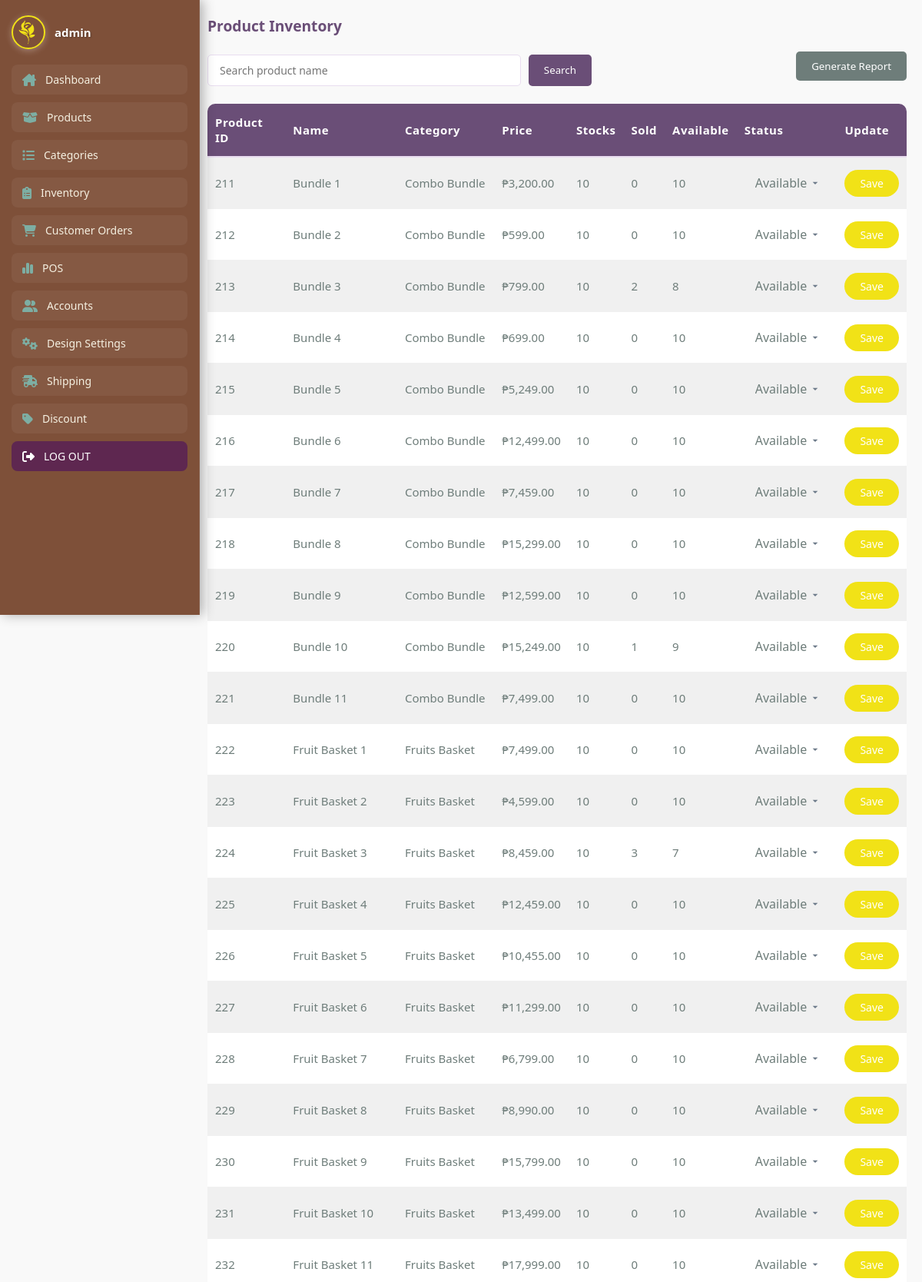
Page /php/product-inventory.php (upper part) on the committed database.
### tables this page shows
CREATE TABLE `product` (
  `id` int(11) NOT NULL,
  `name` varchar(255) NOT NULL,
  `image` varchar(255) NOT NULL,
  `category` varchar(255) NOT NULL,
  `qty` int(11) NOT NULL,
  `price` varchar(255) DEFAULT NULL,
  `category_id` int(11) DEFAULT NULL,
  `status` varchar(50) DEFAULT 'Available',
  `total_sold` int(11) DEFAULT 0,
  `available_stocks` int(11) DEFAULT 0
);

### php/product-inventory.php (the view, shortened to what this page needs)
<?php
include('admin-nav.php');
require 'connection.php';
$search = isset($_GET['searchProductName']) ? mysqli_real_escape_string($conn, $_GET['searchProductName']) : '';
$searchQuery = $search ? "WHERE name LIKE '%$search%'" : "";
$query = "
    SELECT p.*,
           IFNULL((SELECT SUM(oi.quantity) FROM order_items oi WHERE oi.product_name = p.name), 0) AS total_sold
    FROM product p
    $searchQuery
";
$result = mysqli_query($conn, $query);
?>
<!DOCTYPE html>
<html lang="en">
<head>
    <link rel="stylesheet" type="text/css" href="../css/product-inventory.css">
</head>
<body>
<div class="main-container">
    <div class="content-wrapper">
    <div class="all">
    <h1 class="text1">Product Inventory</h1>
    <div class="table-controls">
        <form method="GET" class="search-form">
            <input type="text" name="searchProductName" placeholder="Search product name" value="<?= htmlspecialchars($search) ?>" />
            <button class="btnSearch" type="submit">
                Search
            </button>
        </form>
        <button class="report-btn" onclick="window.location.href='inventory-report.php'">Generate Report</button>
    </div>
        <table cellspacing="0" cellpadding="10" class="viewTable">
            <tr>
                <th>Product ID</th>
                <th>Name</th>
                <th>Category</th>
                <th>Price</th>
                <th>Stocks</th>
                <th>Sold</th>
                <th>Available</th>
                <th>Status</th>
                <th>Update</th>
            </tr>
            <?php while ($row = mysqli_fetch_assoc($result)):
                $sold = $row['total_sold'];
                $stock = $row['qty'];
                $available = max(0, $stock - $sold);
            ?>
            <tr>
                <td><?= $row['id'] ?></td>
                <td><?= htmlspecialchars($row['name']) ?></td>
                <td><?= htmlspecialchars($row['category']) ?></td>
                <td>₱<?= number_format($row['price'], 2) ?></td>
                <td><?= $stock ?></td>
                <td><?= $sold ?></td>
                <td><?= $available ?></td>
                <td>
                    <form method="POST" style="display:flex;">
                        <select name="status" class="select-status">
                            <option value="Available" <?= $row['status'] == 'Available' ? 'selected' : '' ?>>Available</option>
                        </select>
                </td>
                <td><button class="blockbtn" type="submit">Save</button></form></td>
            </tr>
            <?php endwhile; ?>
        </table>
    </div>
    </div>
</body>
</html>

### php/admin-nav.php (shortened to what this page needs)
<?php
require 'connection.php';
if (isset($_GET["newUsername"])) {
    $newAdminName = $_GET["newUsername"];
} else {
    if (isset($_SESSION['adminUsername'])) {
        $newAdminName = $_SESSION['adminUsername'];
    } else {
        $result = mysqli_query($conn, "SELECT username FROM admin WHERE email = 'admin@gmail.com'");
        if ($result && $row = mysqli_fetch_assoc($result)) {
            $newAdminName = $row['username'];
        } else {
            $newAdminName = "ADMIN";
        }
    }
}
$result = mysqli_query($conn, "SELECT image FROM admin WHERE username = '$newAdminName'");
if ($result && $row = mysqli_fetch_assoc($result)) {
    $profile_picture = $row['image'];
} else {
    $profile_picture = "default_image.jpg";
}
?>
<!DOCTYPE html>
<html lang="en">
<head>
    <link rel="stylesheet" href="../css/admin-nav.css">
    <link rel="stylesheet" href="https://cdnjs.cloudflare.com/ajax/libs/font-awesome/6.4.2/css/all.min.css" />
</head>
<body>
<div class="sidebar">
  <div class="sidebar-content">
    <a href="admin-account.php?newUsername=<?php echo urlencode($newAdminName); ?>" class="admin-profile">
      <img src="<?php echo $profile_picture; ?>" alt="Admin Profile">
      <span><?php echo $newAdminName; ?></span>
    </a>
    <nav class="nav-links">
      <a href="admin-dashboard.php" class="nav-btn">
        <i class="fa-solid fa-house-chimney"></i>
        <span>Dashboard</span>
      </a>
      <a href="add-product.php" class="nav-btn">
        <i class="fa-solid fa-box-open"></i>
        <span>Products</span>
      </a>
      <a href="category-management.php" class="nav-btn">
        <i class="fa-solid fa-list"></i>
        <span>Categories</span>
      </a>
      <a href="product-inventory.php" class="nav-btn">
        <i class="fa-solid fa-clipboard-list"></i>
        <span>Inventory</span>
      </a>
      <a href="orders.php" class="nav-btn">
        <i class="fa-solid fa-cart-shopping"></i>
        <span>Customer Orders</span>
      </a>
      <a href="pos.php" class="nav-btn">
        <i class="fa-solid fa-chart-simple"></i>
        <span>POS</span>
      </a>
      <a href="unlock-user.php" class="nav-btn">
        <i class="fa-solid fa-user-group"></i>
        <span>Accounts</span>
      </a>
      <a href="customer-design-setting.php" class="nav-btn">
        <i class="fa-solid fa-gears"></i>
        <span>Design Settings</span>
      </a>
      <a href="crud-shipping.php" class="nav-btn">
        <i class="fa-solid fa-truck-fast"></i>
        <span>Shipping</span>
      </a>
      <a href="crud-discounts.php" class="nav-btn">
        <i class="fa-solid fa-tag"></i>
        <span>Discount</span>
      </a>
      <a href="customer-landing-page.php" class="nav-btn logout">
        <i class="fa-solid fa-right-from-bracket"></i>
        <span>LOG OUT</span>
      </a>
    </nav>
  </div>
</div>
</body>
</html>

### css/admin-nav.css (style rules this page uses)
:root { --primary-yellow: #f1e217; --earth-brown: #713e24; --white: #ffffff; --leaf-green: #a3c585; --lavender-gray: #cbb4d4; --deep-plum: #5e2750; --light-beige: #f5f0e1; --dusty-blue: #7daea3; }
.sidebar { width: 260px; height: 100vh; position: fixed; top: 0; left: 0; background: rgba(113, 62, 36, 0.9); backdrop-filter: blur(12px); border-right: 1px solid rgba(255, 255, 255, 0.08); padding: 20px 15px; box-shadow: 4px 0 15px rgba(0, 0, 0, 0.3); display: flex; flex-direction: column; z-index: 999; overflow: hidden; }
.admin-profile { display: flex; align-items: center; gap: 12px; margin-bottom: 20px; text-decoration: none; color: var(--white); transition: transform 0.3s ease; flex-shrink: 0; }
.admin-profile img { width: 44px; height: 44px; border-radius: 50%; object-fit: cover; border: 2px solid var(--primary-yellow); box-shadow: 0 2px 8px rgba(255, 255, 255, 0.3); }
.admin-profile span { font-size: 15px; font-weight: bold; white-space: nowrap; text-shadow: 1px 1px 2px rgba(0, 0, 0, 0.3); }
.nav-links { display: flex; flex-direction: column; gap: 10px; flex-grow: 1; justify-content: start; flex-wrap: nowrap; overflow: hidden; }
.nav-btn { display: flex; align-items: center; gap: 12px; padding: 10px 14px; background-color: rgba(255, 255, 255, 0.05); border-radius: 8px; color: var(--light-beige); font-weight: 500; position: relative; text-decoration: none; transition: all 0.3s ease; overflow: hidden; font-size: 14px; flex-shrink: 0; }
.nav-btn::before { content: ""; position: absolute; left: 0; top: 0; height: 100%; width: 4px; background-color: var(--primary-yellow); opacity: 0; transition: opacity 0.3s ease; }
.nav-btn i { font-size: 16px; color: var(--dusty-blue); }
.logout { background: var(--deep-plum); color: var(--white); }
.logout i { color: var(--white); }

### css/product-inventory.css (style rules this page uses)
:root { --floral-rose: #e89cae; --sage-green: #a8cbb7; --snow-white: #ffffff; --cloud-gray: #f0f0f0; --slate-gray: #6e7d7a; --rich-purple: #6a4e77; --light-lavender: #e9ddf0; --primary-yellow: #f1e217; --soft-shadow: rgba(106, 78, 119, 0.1); }
* { margin: 0; padding: 0; box-sizing: border-box; font-family: 'Segoe UI', Tahoma, Geneva, Verdana, sans-serif; }
body { background-color: #f9f9f9; color: #333; }
.main-container { display: flex; min-height: 100vh; width: 100%; }
.content-wrapper { margin-left: 250px; flex-grow: 1; padding: 20px; background-color: #f9f9f9; overflow-x: auto; }
.text1, .text4 { text-align: left; margin-bottom: 20px; color: var(--rich-purple); font-size: 1.2rem; font-weight: bold; }
.viewTable { width: 100%; border-collapse: separate; border-spacing: 0; background-color: var(--snow-white); border-radius: 10px; overflow: hidden; font-size: 15px; }
.viewTable th { background-color: var(--rich-purple); color: var(--snow-white); font-weight: bold; padding: 14px 10px; text-align: left; letter-spacing: 0.5px; border-bottom: 2px solid var(--light-lavender); }
.viewTable td { padding: 12px 10px; border-bottom: 1px solid var(--cloud-gray); color: var(--slate-gray); background-color: var(--snow-white); }
.viewTable tr:nth-child(even) td { background-color: var(--cloud-gray); }
.table-controls { display: flex; justify-content: space-between; align-items: center; flex-wrap: wrap; margin-bottom: 20px; }
.search-form { display: flex; gap: 10px; flex-grow: 1; max-width: 500px; }
.search-form input[type="text"] { flex-grow: 1; padding: 10px 15px; border: 1px solid var(--light-lavender); border-radius: 5px; background-color: var(--snow-white); font-size: 14px; }
.search-form .btnSearch { padding: 8px 20px; background-color: var(--rich-purple); color: white; border: none; border-radius: 5px; cursor: pointer; }
.report-btn { float: right; padding: 10px 20px; margin-bottom: 10px; background-color: var(--slate-gray); color: white; border: none; border-radius: 5px; cursor: pointer; }
.blockbtn { padding: 8px 20px; background-color: var(--primary-yellow); color: white; border: none; border-radius: 25px; cursor: pointer; font-size: 14px; }
.select-status { padding: 10px 14px; font-size: 1rem; border: 1px solid var(--border-color); border-radius: 8px; background-color: var(--bg-main); color: var(--text-main); appearance: none; background-repeat: no-repeat; background-position: right 10px center; background-size: 16px 16px; cursor: pointer; transition: border-color 0.3s, box-shadow 0.3s; width: 100%; max-width: 220px; }

### rows in the picture
product: id "211", name "Bundle 1", category "Combo Bundle", price "3,200.00", qty "10", sold "0", status "Available"
product: id "212", name "Bundle 2", category "Combo Bundle", price "599.00", qty "10", sold "0", status "Available"
product: id "213", name "Bundle 3", category "Combo Bundle", price "799.00", qty "10", sold "2", available "8", status "Available"
product: id "214", name "Bundle 4", category "Combo Bundle", price "699.00", qty "10", sold "0", status "Available"
product: id "215", name "Bundle 5", category "Combo Bundle", price "5,249.00", qty "10", sold "0", status "Available"
product: id "216", name "Bundle 6", category "Combo Bundle", price "12,499.00", qty "10", sold "0", status "Available"
product: id "217", name "Bundle 7", category "Combo Bundle", price "7,459.00", qty "10", sold "0", status "Available"
product: id "218", name "Bundle 8", category "Combo Bundle", price "15,299.00", qty "10", sold "0", status "Available"
product: id "219", name "Bundle 9", category "Combo Bundle", price "12,599.00", qty "10", sold "0", status "Available"
product: id "220", name "Bundle 10", category "Combo Bundle", price "15,249.00", qty "10", sold "1", available "9", status "Available"
product: id "221", name "Bundle 11", category "Combo Bundle", price "7,499.00", qty "10", sold "0", status "Available"
product: id "222", name "Fruit Basket 1", category "Fruits Basket", price "7,499.00", qty "10", sold "0", status "Available"
product: id "223", name "Fruit Basket 2", category "Fruits Basket", price "4,599.00", qty "10", sold "0", status "Available"
product: id "224", name "Fruit Basket 3", category "Fruits Basket", price "8,459.00", qty "10", sold "3", available "7", status "Available"
product: id "225", name "Fruit Basket 4", category "Fruits Basket", price "12,459.00", qty "10", sold "0", status "Available"
product: id "226", name "Fruit Basket 5", category "Fruits Basket", price "10,455.00", qty "10", sold "0", status "Available"
product: id "227", name "Fruit Basket 6", category "Fruits Basket", price "11,299.00", qty "10", sold "0", status "Available"
product: id "228", name "Fruit Basket 7", category "Fruits Basket", price "6,799.00", qty "10", sold "0", status "Available"
product: id "229", name "Fruit Basket 8", category "Fruits Basket", price "8,990.00", qty "10", sold "0", status "Available"
product: id "230", name "Fruit Basket 9", category "Fruits Basket", price "15,799.00", qty "10", sold "0", status "Available"
product: id "231", name "Fruit Basket 10", category "Fruits Basket", price "13,499.00", qty "10", sold "0", status "Available"
product: id "232", name "Fruit Basket 11", category "Fruits Basket", price "17,999.00", qty "10", sold "0", status "Available"

### other values in the picture
$newAdminName "admin"
